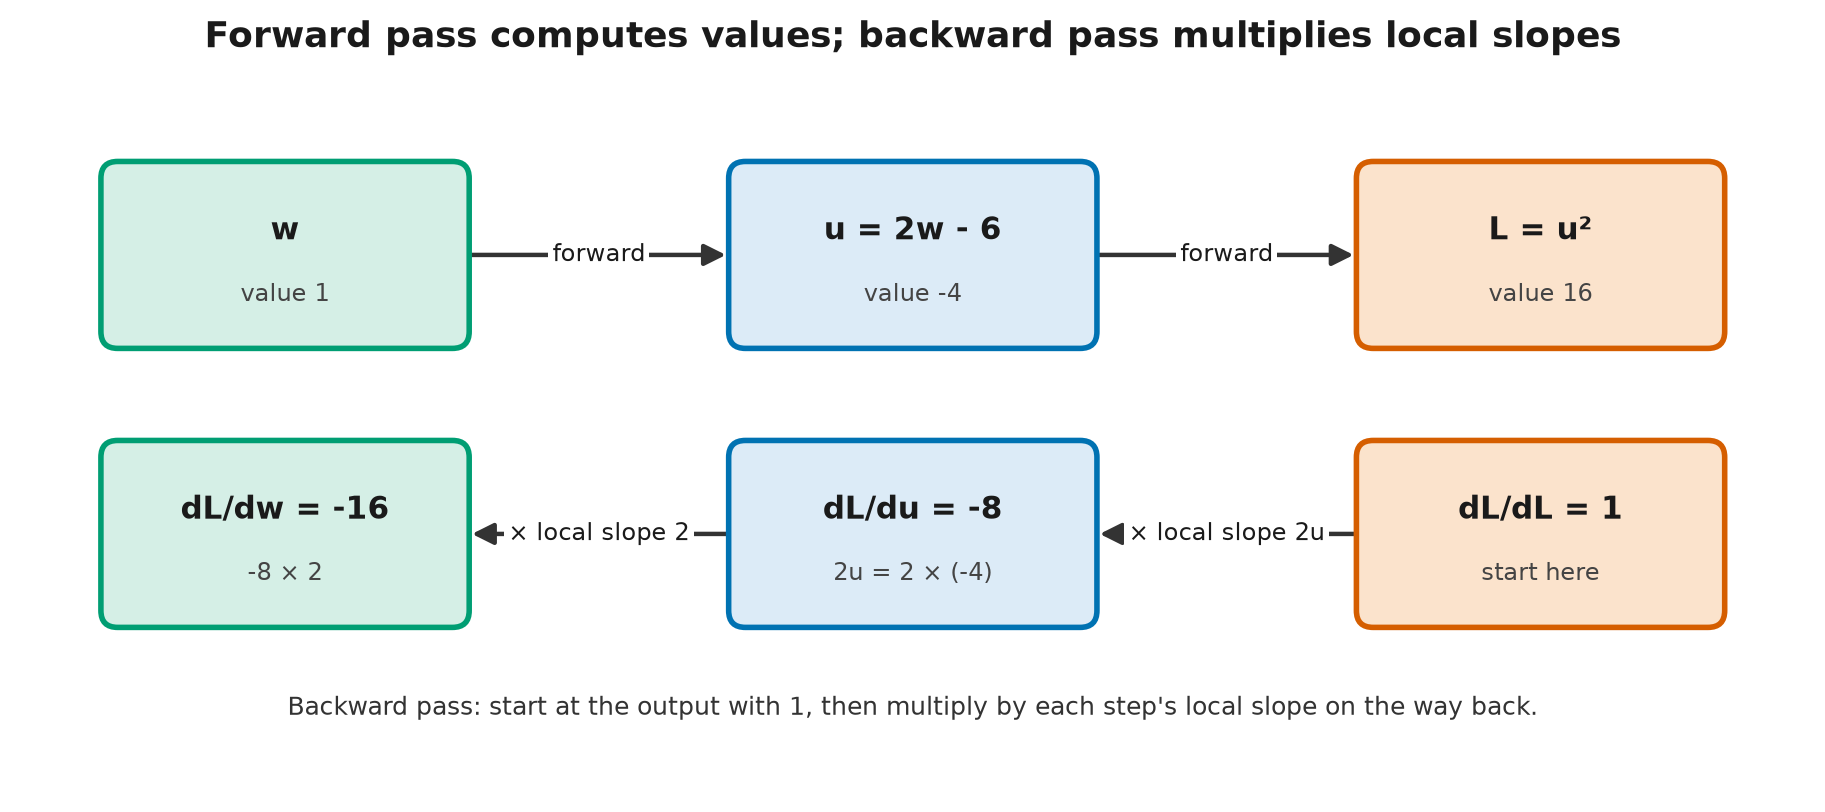

Write Python code to recreate this figure.
"""Draw the computational graph of L(w) = (2w - 6)^2, with forward values and backward gradients.

Run:  python chain_graph.py

Expected output:
    wrote chain_graph.png
"""

import sys
from pathlib import Path

ROOT = next(p for p in Path(__file__).resolve().parents if (p / "shared").is_dir())
sys.path.insert(0, str(ROOT))

from shared.diagram_kit import Diagram  # noqa: E402

d = Diagram(title="Forward pass computes values; backward pass multiplies local slopes",
            box_size=(2.6, 1.3))
d.box("w", 0, 2, "w", subtitle="value 1", kind="data")
d.box("u", 4.5, 2, "u = 2w - 6", subtitle="value -4")
d.box("L", 9, 2, "L = u²", subtitle="value 16", kind="action")
d.arrow("w", "u", label="forward")
d.arrow("u", "L", label="forward")

d.box("gw", 0, 0, "dL/dw = -16", subtitle="-8 × 2", kind="data")
d.box("gu", 4.5, 0, "dL/du = -8", subtitle="2u = 2 × (-4)")
d.box("gL", 9, 0, "dL/dL = 1", subtitle="start here", kind="action")
d.arrow("gL", "gu", label="× local slope 2u")
d.arrow("gu", "gw", label="× local slope 2")
d.note(4.5, -1.25, "Backward pass: start at the output with 1, then multiply by each step's "
       "local slope on the way back.")

print("wrote", d.save(Path(__file__).with_suffix(".png")).name)
